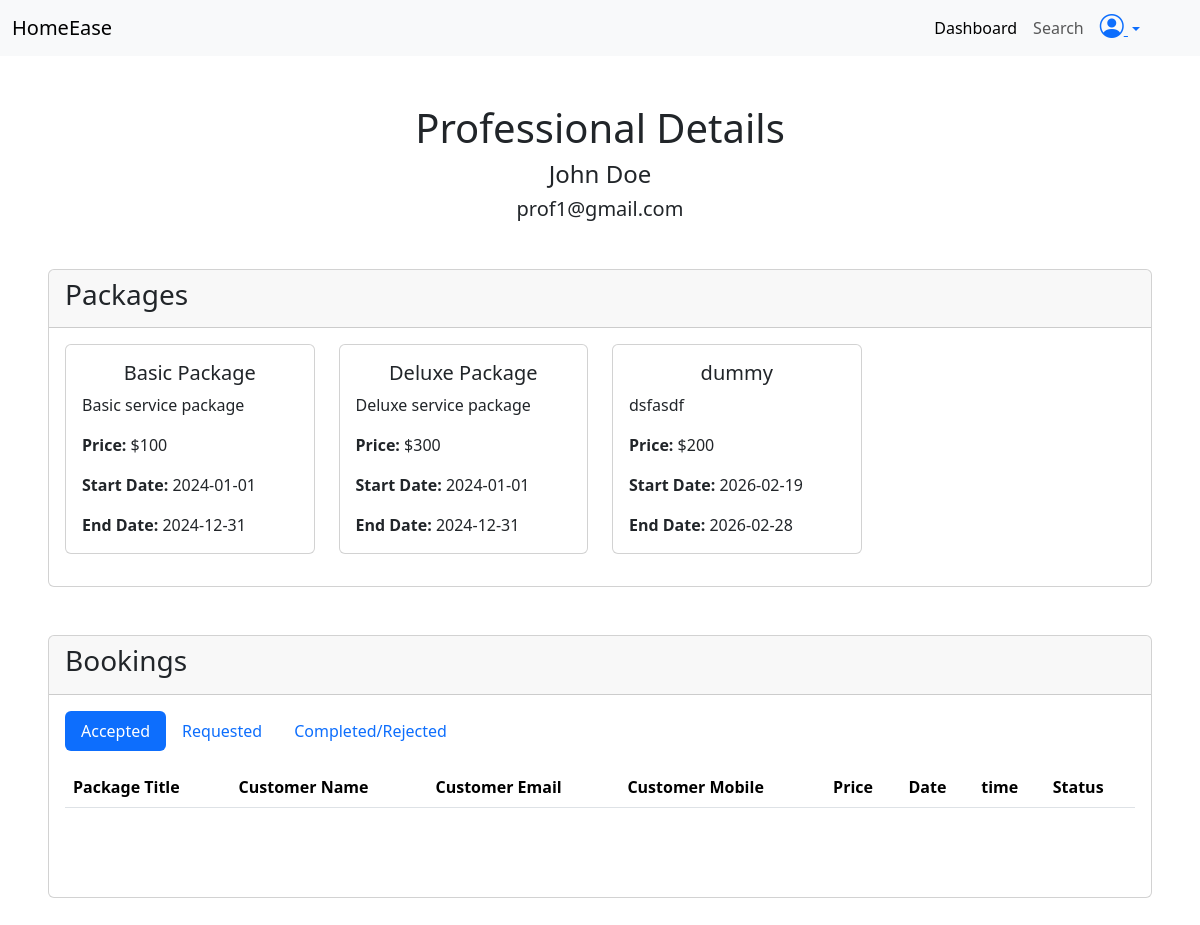
The page /admin/professional-details/1 (signed in) on the database as committed earlier.
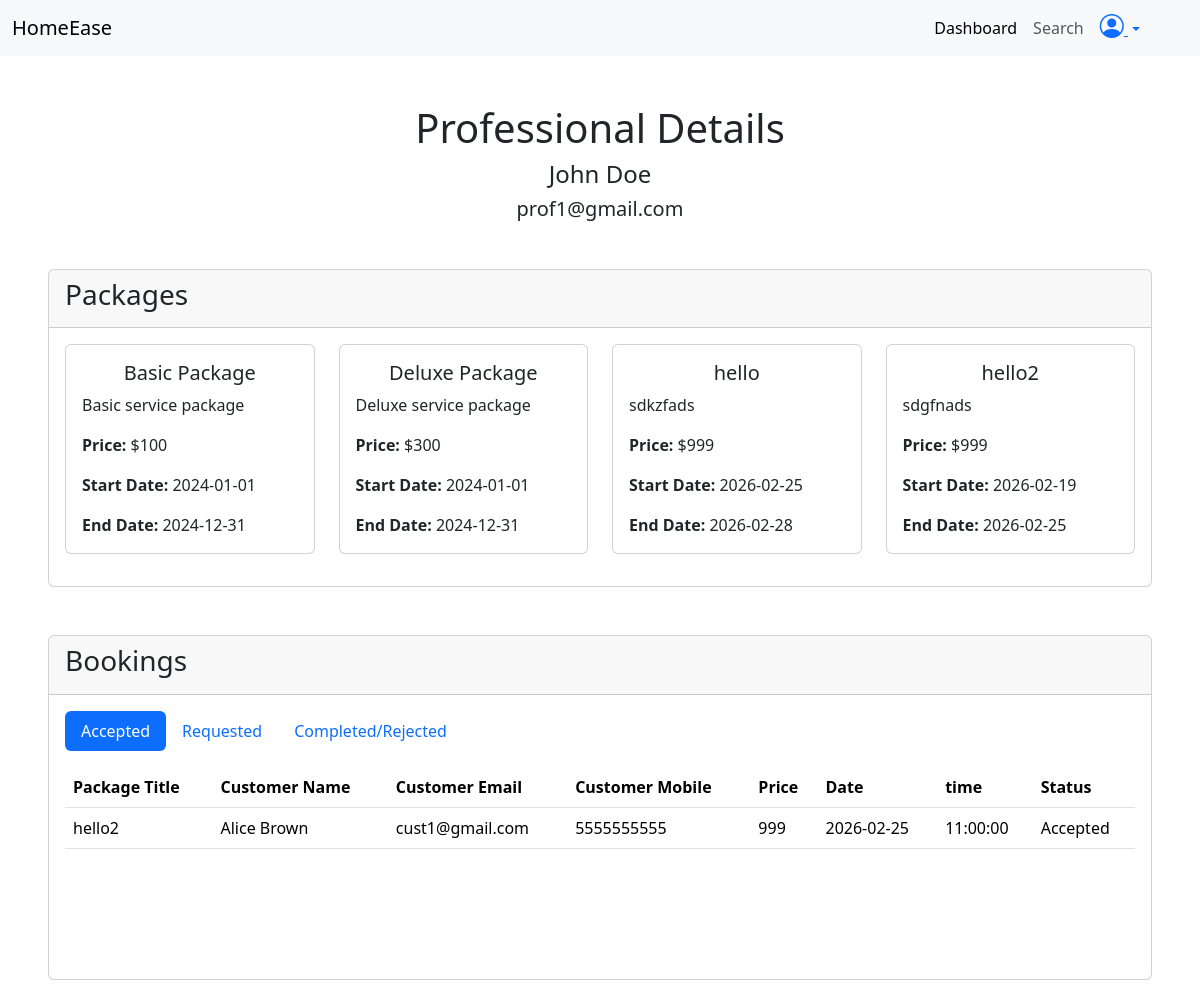
The same page on the database as committed later.
### application/models.py (models this page shows, shortened)
class Professional(db.Model, UserMixin):
    id = db.Column(db.Integer, primary_key =True , autoincrement=True)
    email = db.Column(db.String, unique=True , nullable=False)
    password = db.Column(db.String , nullable=False)
    name = db.Column(db.String , nullable=False)
    address = db.Column(db.String, nullable=False)
    mobile = db.Column(db.String, nullable=False)
    experiance = db.Column(db.String,nullable = False)
    status = db.Column(db.String, nullable=False)
    resume_url = db.Column(db.String, nullable=False)
    packages = db.relationship("Package", backref="professional", lazy=True)
    bookings = db.relationship("Booking", backref="professional", lazy=True)

class Package(db.Model):
    id = db.Column(db.Integer, primary_key =True , autoincrement=True)
    title = db.Column(db.String, unique=True , nullable=False)
    price = db.Column(db.String , nullable=False)
    description= db.Column(db.String , nullable=False)
    prof_id = db.Column(db.Integer ,db.ForeignKey("professional.id") , nullable=False )
    status = db.Column(db.String, nullable=False)
    start_date = db.Column(db.Date , nullable =False)
    end_date = db.Column(db.Date , nullable =False)
    bookings = db.relationship("Booking", backref="package", lazy=True)

class Booking(db.Model):
    id = db.Column(db.Integer, primary_key =True , autoincrement=True)
    total_price = db.Column(db.String , nullable=False)
    start_time = db.Column(db.Time , nullable =False)
    end_time = db.Column(db.Time )
    date = db.Column(db.Date , nullable =False)
    status = db.Column(db.String, nullable=False)
    prof_id = db.Column(db.Integer ,db.ForeignKey("professional.id") , nullable=False )
    pack_id =  db.Column(db.Integer ,db.ForeignKey("package.id") , nullable=False )
    cust_id = db.Column(db.Integer ,db.ForeignKey("customer.id") , nullable=False)

class Customer(db.Model, UserMixin):
    id = db.Column(db.Integer, primary_key =True , autoincrement=True)
    email = db.Column(db.String, unique=True , nullable=False)
    password = db.Column(db.String , nullable=False)
    name = db.Column(db.String , nullable=False)
    address = db.Column(db.String, nullable=False)
    mobile = db.Column(db.String, nullable=False)
    bookings = db.relationship("Booking", backref="customer", lazy=True)
    status = db.Column(db.String, nullable=False)

### application/routes.py (the view)
@app.route("/admin/professional-details/<int:prof_id>")
@login_required
def professional_details(prof_id):
    prof = db.session.query(Professional).filter_by(id=prof_id).first()
    if prof:
        packages = prof.packages
        bookings = prof.bookings
        return render_template("admin/professional_details.html" ,prof =prof, packages=packages , bookings=bookings)
    else:
        return "Professional not found"

### app.py (called while the page is built)
def create_app():
    app = Flask(__name__ , )
    app.config["SQLALCHEMY_DATABASE_URI"] = "sqlite:///mydb.sqlite3"
    app.config["SECRET_KEY"] = "mysecretkey"
    db.init_app(app)
    login_manager = LoginManager(app)
    @login_manager.user_loader
    def load_user(email):
        user= db.session.query(Customer).filter_by(email=email).first() or \
        db.session.query(Professional).filter_by(email=email).first() or \
        db.session.query(Admin).filter_by(email=email).first()
        return user
    app.app_context().push()
    return app

### templates/admin/professional_details.html (shortened to what this page needs)
<!DOCTYPE html>
<html lang="en">
<head>
    <link href="https://cdn.jsdelivr.net/npm/bootstrap@5.3.8/dist/css/bootstrap.min.css" rel="stylesheet"
>
    <link rel="stylesheet" href="https://cdn.jsdelivr.net/npm/bootstrap-icons@1.13.1/font/bootstrap-icons.min.css">
</head>
<body>
    <nav class="navbar navbar-expand-lg bg-body-tertiary">
        <div class="container-fluid">
            <a class="navbar-brand" href="#">HomeEase</a>
            <div class="collapse navbar-collapse" id="navbarNav">
                <ul class="navbar-nav ms-auto me-5">
                    <li class="nav-item">
                        <a class="nav-link active" aria-current="page" href="/admin/dashboard">Dashboard</a>
                    </li>
                    <li class="nav-item me-2">
                        <a class="nav-link" href="/admin/search">Search</a>
                    </li>
                    <li class="nav-item ">
                        <div class="dropdown">
                            <a class="dropdown-toggle" href="#" data-bs-toggle="dropdown" aria-expanded="false">
                                <i class="bi bi-person-circle fs-4"></i>
                            </a>
                        </div>
                    </li>
                </ul>
            </div>
        </div>
    </nav>
    <div>
        <h1 class="text-center mt-5">Professional Details</h1>
        <h4 class="text-center">{{ prof.name }}</h4>
        <h5 class="text-center">{{ prof.email }}</h5>
    </div>
    <div class="card mt-5 ms-5 me-5">
        <div class="card-header">
            <div class="d-flex d-inline">
                <h3>Packages</h3>
            </div>
        </div>
        <div class="card-body">
            <div class="row ">
                {% for package in packages %}
                <div class="col-3 ">
                    <div class="card mb-3">
                        <div class="card-body">
                            <h5 class="card-title text-center">{{ package.title }}</h5>
                            <p class="card-text">{{ package.description }}</p>
                            <p class="card-text"><strong>Price:</strong> ${{ package.price }}</p>
                            <p class="card-text"><strong>Start Date:</strong> {{ package.start_date }}</p>
                            <p class="card-text"><strong>End Date:</strong> {{ package.end_date }}</p>
                        </div>
                    </div>
                </div>
                {% endfor %}
            </div>
        </div>
    </div>
    <div class="card mt-5 ms-5 me-5 mb-5">
        <div class="card-header">
            <h3>Bookings</h3>
        </div>
        <div class="card-body">
            <ul class="nav nav-pills mb-3" id="pills-tab" role="tablist">
                <li class="nav-item" role="presentation">
                    <button class="nav-link active" id="pills-accepted-bookings-tab" data-bs-toggle="pill"
                        data-bs-target="#pills-accepted-bookings" type="button" role="tab" aria-controls="pills-home"
                        aria-selected="true">Accepted</button>
                </li>
                <li class="nav-item" role="presentation">
                    <button class="nav-link" id="pills-requested-bookings-tab" data-bs-toggle="pill"
                        data-bs-target="#pills-requested-bookings" type="button" role="tab" aria-controls="pills-profile"
                        aria-selected="false">Requested</button>
                </li>
                <li class="nav-item" role="presentation">
                    <button class="nav-link" id="pills-completed-bookings-tab" data-bs-toggle="pill"
                        data-bs-target="#pills-completed-bookings" type="button" role="tab" aria-controls="pills-profile"
                        aria-selected="false">Completed/Rejected</button>
                </li>
            </ul>
            <div class="tab-content" id="pills-tabContent">
                <div class="tab-pane fade show active" id="pills-accepted-bookings" role="tabpanel"
                    aria-labelledby="pills-accepted-bookings-tab" tabindex="0">
                    <table class="table">
                        <thead>
                            <tr>
                                <th scope="col">Package Title</th>
                                <th scope="col">Customer Name</th>
                                <th scope="col">Customer Email</th>
                                <th scope="col">Customer Mobile</th>
                                <th scope="col">Price</th>
                                <th scope="col">Date</th>
                                <th scope="col">time</th>
                                <th scope="col">Status</th>
                            </tr>
                        </thead>
                        <tbody>
                            {% for booking in bookings %}
                            {% if booking.status =="Accepted" %}
                            <tr>
                                <td>{{ booking.package.title }}</td>
                                <td>{{booking.customer.name}}</td>
                                <td>{{booking.customer.email}}</td>
                                <td>{{booking.customer.mobile}}</td>
                                <td>{{ booking.package.price }}</td>
                                <td>{{ booking.date }}</td>
                                <td>{{ booking.start_time }}</td>
                                <td>{{ booking.status }}</td>
                            </tr>
                            {% endif %}
                            {% endfor %}
                        </tbody>
                    </table>
                </div>
            </div>
            </div>
        </div>
</body>
</html>

Rows that differ between the two databases and show on the page:
changed Package: title "dummy" → "hello"; description "dsfasdf" → "sdkzfads"; price "200" → "999"; start_date "2026-02-19" → "2026-02-25"
added Package: title "hello2", description "sdgfnads", price "999", start_date "2026-02-19", end_date "2026-02-25"
added Booking: package "hello2", customer.name "Alice Brown", customer.email "cust1@gmail.com", customer.mobile "5555555555", package.price "999", date "2026-02-25", start_time "11:00:00", status "Accepted"
